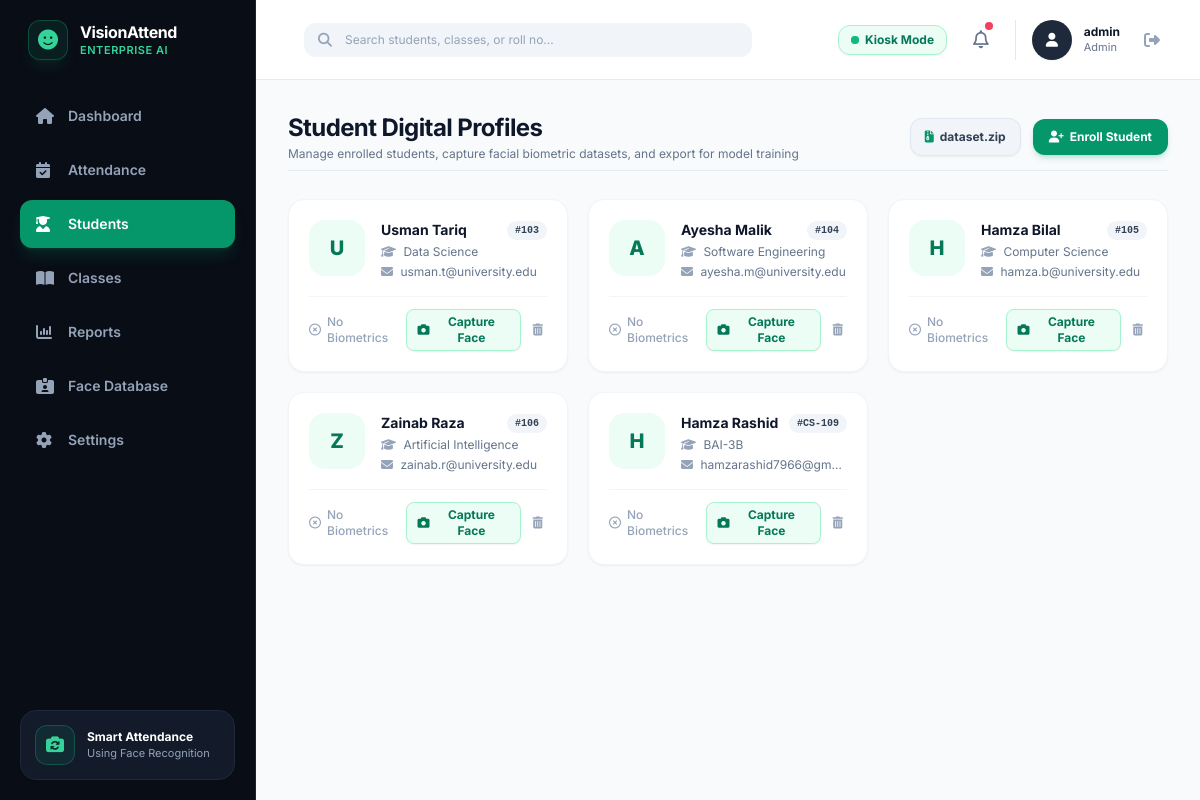
The app's page /students (signed in) with its own data.
### src/database.py (models this page shows, shortened)
class Student(db.Model):
    __tablename__ = 'students'
    id = db.Column(db.Integer, primary_key=True)
    student_id = db.Column(db.String(50), unique=True, nullable=False, index=True)  # e.g., "CS-001"
    name = db.Column(db.String(100), nullable=False)                                # e.g., "Ali Raza"
    department = db.Column(db.String(100), default="BCS - 1A")                      # Class / Department code
    email = db.Column(db.String(120), nullable=True)
    sample_image = db.Column(db.String(255), nullable=True)
    created_at = db.Column(db.DateTime, default=datetime.utcnow)
    attendances = db.relationship('Attendance', backref='student', lazy=True, cascade="all, delete-orphan")

### app.py (the view, shortened to what this page needs)
@app.route('/students')
@admin_required
def students():
    q = request.args.get('q', '').strip()
    if q:
        all_students = Student.query.filter(
            (Student.name.ilike(f"%{q}%")) |
            (Student.student_id.ilike(f"%{q}%")) |
            (Student.department.ilike(f"%{q}%"))
        ).order_by(Student.student_id.asc()).all()
    else:
        all_students = Student.query.order_by(Student.student_id.asc()).all()
    all_classes = AcademicClass.query.order_by(AcademicClass.class_code.asc()).all()
    dataset_counts = {}
    return render_template('students.html', active_page='students', students=all_students, classes=all_classes, dataset_counts=dataset_counts, search_query=q)

### app.py (called while the page is built)
def admin_required(f):
    @wraps(f)
    def decorated_function(*args, **kwargs):
        if 'user_id' not in session:
            return redirect(url_for('login'))
        if session.get('role') != 'admin':
            flash("Unauthorized: Administrator permissions required.", "error")
            return redirect(url_for('student_dashboard'))
        return f(*args, **kwargs)
    return decorated_function

### templates/students.html (shortened to what this page needs)
{% extends "base.html" %}
{% block content %}
<div class="space-y-7">
    <div class="flex flex-col sm:flex-row items-start sm:items-center justify-between gap-4 pb-2 border-b border-slate-200/80">
        <div>
            <h1 class="text-xl sm:text-2xl font-bold text-slate-900 tracking-tight">Student Digital Profiles</h1>
            <p class="text-xs text-slate-500 mt-0.5">Manage enrolled students, capture facial biometric datasets, and export for model training</p>
        </div>
        <div class="flex flex-wrap items-center gap-2 sm:gap-3 w-full sm:w-auto">
            <a href="{{ url_for('export_dataset_zip') }}" title="Download all captured faces as dataset.zip for Colab"
               class="flex-1 sm:flex-initial px-3 sm:px-3.5 py-2 sm:py-2.5 bg-slate-100 hover:bg-slate-200 text-slate-700 text-xs font-bold rounded-xl transition-all flex items-center justify-center gap-1.5 border border-slate-200 shadow-sm">
                <i class="fa-solid fa-file-zipper text-emerald-600"></i>
                <span><span class="hidden xs:inline">Export </span>dataset.zip</span>
            </a>
            <button onclick="document.getElementById('enrollModal').classList.remove('hidden')"
                    class="flex-1 sm:flex-initial px-3.5 sm:px-4 py-2 sm:py-2.5 bg-emerald-600 hover:bg-emerald-700 text-white text-xs font-bold rounded-xl shadow-md shadow-emerald-600/20 transition-all flex items-center justify-center gap-1.5">
                <i class="fa-solid fa-user-plus"></i> <span>Enroll Student</span>
            </button>
        </div>
    </div>
    <div class="grid grid-cols-1 md:grid-cols-2 lg:grid-cols-3 gap-5">
        {% for student in students %}
        {% set sample_count = dataset_counts.get(student.student_id, 0) %}
        <div class="bg-white rounded-2xl p-5 border border-slate-100 shadow-sm flex flex-col justify-between hover:shadow-md transition-all">
            <div class="flex items-start space-x-4">
                <div class="h-14 w-14 rounded-2xl bg-emerald-50 text-emerald-700 flex items-center justify-center text-xl font-extrabold flex-shrink-0">
                    {{ student.name[0] }}
                </div>
                <div class="space-y-1 min-w-0 flex-1">
                    <div class="flex items-center justify-between">
                        <h3 class="text-sm font-bold text-slate-900 truncate">{{ student.name }}</h3>
                        <span class="px-2 py-0.5 rounded-full text-[10px] font-mono font-bold bg-slate-100 text-slate-700">#{{ student.student_id }}</span>
                    </div>
                    <p class="text-xs text-slate-500"><i class="fa-solid fa-graduation-cap text-slate-400 mr-1"></i> {{ student.department }}</p>
                    <p class="text-xs text-slate-500 truncate"><i class="fa-solid fa-envelope text-slate-400 mr-1"></i> {{ student.email or 'No email listed' }}</p>
                </div>
            </div>
            <div class="mt-4 pt-3 border-t border-slate-100 flex items-center justify-between text-xs">
                {% if sample_count >= 100 %}
                <span class="text-emerald-600 font-bold flex items-center gap-1.5" id="statusBadge-{{ student.student_id }}">
                    <i class="fa-solid fa-circle-check"></i> {{ sample_count }} Samples Ready
                </span>
                {% elif sample_count > 0 %}
                <span class="text-amber-600 font-bold flex items-center gap-1.5" id="statusBadge-{{ student.student_id }}">
                    <i class="fa-solid fa-triangle-exclamation"></i> {{ sample_count }}/100 Incomplete
                </span>
                {% else %}
                <span class="text-slate-400 font-medium flex items-center gap-1.5" id="statusBadge-{{ student.student_id }}">
                    <i class="fa-regular fa-circle-xmark"></i> No Biometrics
                </span>
                {% endif %}
                <div class="flex items-center space-x-2">
                    <button onclick="openCaptureModal('{{ student.student_id }}', '{{ student.name }}', {{ sample_count }})"
                            class="px-2.5 py-1 bg-emerald-50 hover:bg-emerald-100 text-emerald-700 border border-emerald-200 text-xs font-bold rounded-lg transition-all flex items-center gap-1 shadow-sm">
                        <i class="fa-solid fa-camera"></i>
                        <span>Capture Face</span>
                    </button>
                    <form method="POST" action="{{ url_for('delete_student', student_id=student.student_id) }}" onsubmit="return confirm('Delete this student profile?');">
                        <button type="submit" title="Delete Student" class="text-slate-400 hover:text-rose-600 p-1 rounded-lg hover:bg-rose-50 transition-colors">
                            <i class="fa-solid fa-trash-can"></i>
                        </button>
                    </form>
                </div>
            </div>
        </div>
        {% endfor %}
    </div>
</div>
{% endblock %}

### static/css/styles.css (style rules this page uses)
body { background-color: #0b1120; font-family: -apple-system, BlinkMacSystemFont, "Segoe UI", Roboto, Helvetica, Arial, sans-serif; }

### records on screen
Student: name "U", name "Usman Tariq", student_id "103", department "Data Science", email "usman.t@university.edu"
Student: name "A", name "Ayesha Malik", student_id "104", department "Software Engineering", email "ayesha.m@university.edu"
Student: name "H", name "Hamza Bilal", student_id "105", department "Computer Science", email "hamza.b@university.edu"
Student: name "Z", name "Zainab Raza", student_id "106", department "Artificial Intelligence", email "zainab.r@university.edu"
Student: name "H", name "Hamza Rashid", student_id "CS-109", department "BAI-3B", email "hamzarashid7966@gm…"

### other values on screen
{{ session.get('username', 'Admin') }} "admin"
{{ session.get('role', 'Administrator') }} "Admin"
